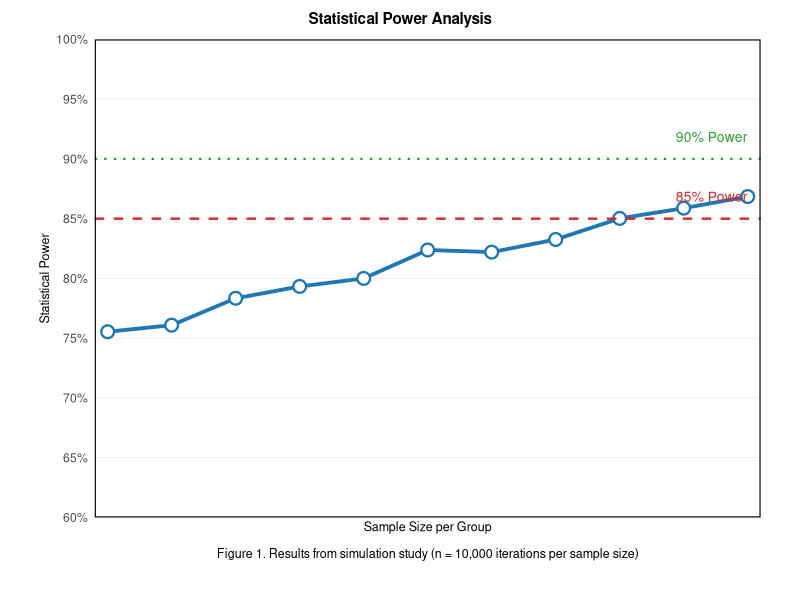

This figure's R source:
## ---- chunk 1
# Create data frames for all effect sizes
data_10 <- data.frame(
  Power = c(0.8, 0.85, 0.9),
  `Sample size per scenario` = c(390, 436, 496),
  `No. of pears per species in 1 scenario` = c(195, 218, 248),
  `No. of trees per species in 1 scenario` = c(7, 7, 8),
  `No. of ecotrons per scenario` = c(3, 3, 3),
  check.names = FALSE  
)

data_15 <- data.frame(
  Power = c(0.8, 0.85, 0.9),
  `Sample size per scenario` = c(175, 195, 222),
  `No. of pears per species in 1 scenario` = c(88, 98, 111),
  `No. of trees per species in 1 scenario` = c(3, 4, 4),
  `No. of ecotrons per scenario` = c(1, 2, 2),
  check.names = FALSE
)

data_20 <- data.frame(
  Power = c(0.8, 0.85, 0.9),
  `Sample size per scenario` = c(100, 111, 126),
  `No. of pears per species in 1 scenario` = c(50, 56, 63),
  `No. of trees per species in 1 scenario` = c(2, 2, 2),
  `No. of ecotrons per scenario` = c(1, 1, 1),
  check.names = FALSE
)

# Transpose and combine all data
transposed_10 <- t(data_10[-1])  # Remove Power column
transposed_15 <- t(data_15[-1])
transposed_20 <- t(data_20[-1])
combined_data <- cbind(transposed_10, transposed_15, transposed_20)

# Clean row names by removing dots
rownames(combined_data) <- gsub("\\.", " ", rownames(combined_data))

# Set column names (Power levels repeated for each effect size)
colnames(combined_data) <- rep(c("0.8", "0.85", "0.9"), 3)

# Create LaTeX table with proper row name formatting
library(kableExtra)

kable(combined_data, format = "latex", booktabs = TRUE,
      caption = "Number of trees and ecotrons per scenario",
      align = "c",
      row.names = TRUE,
      escape = FALSE) %>%  # Important for special LaTeX characters
  add_header_above(c(" " = 1, 
                   "Effect size = 10" = 3, 
                   "Effect size = 15" = 3,
                   "Effect size = 20" = 3),
                 bold = TRUE) %>%
  kable_styling(latex_options = c("hold_position", "scale_down"),
                font_size = 9,
                full_width = FALSE) %>%
  row_spec(0, bold = TRUE) %>%
  column_spec(1, bold = TRUE, width = "5cm") %>%  # Wider first column
  column_spec(2:10, width = "1.5cm") %>%  # Adjust other columns
  row_spec(1:nrow(combined_data), extra_css = "white-space: nowrap;")
## ---- chunk 2
# Parameters
Nvec <- seq(350, 450, by = 10)  # Sample sizes to test
n_simulations <- 10000            # Number of simulations per sample size
alpha <- 0.05/6                   # Bonferroni-adjusted alpha
delta <- 10                       # Effect size
sd_pilot <- 36.23                 # Pilot SD
sd_inflated <- sd_pilot * 1.1     # Conservative SD estimate
mean <- 55                        # Pilot mean

# Initialize results vector
sampleSizePower <- numeric(length(Nvec))
names(sampleSizePower) <- Nvec
pval = numeric(n_simulations)

set.seed(1234)  # For reproducibility

for (j in seq_along(Nvec)) {
  N <- Nvec[j]
  significant <- logical(n_simulations)  # Track significant results
  
  for (i in 1:n_simulations) {
    # Generate data
    control <- rnorm(N, mean = 55, sd = sd_inflated)
    tx1 <- rnorm(N, mean = 55 + delta, sd = sd_inflated)
    
    # Two-sided t-tests
    pval[i] <- t.test(control, tx1, mu = 0, alternative = "two.sided")$p.value
    
    significant[i] <- pval[i] < 0.05/6
  }
  
  # Calculate power for this sample size
  sampleSizePower[j] <- mean(significant)
}

## ---- chunk 3
library(ggplot2)
library(cowplot)  # For additonal theme options
plot_data <- data.frame(
  SampleSize = Nvec,
  Power = sampleSizePower
)
# Create the plot with borders and caption
power_plot <- ggplot(plot_data, aes(x = SampleSize, y = Power)) +
  # Main plot elements
  geom_line(color = "#1f77b4", linewidth = 1.3) +
  geom_point(color = "#1f77b4", size = 3.5, shape = 21, fill = "white", stroke = 1.2) +
  
  # Reference lines
  geom_hline(
    yintercept = c(0.85, 0.9),
    linetype = c("dashed", "dotted"),
    color = c("#d62728", "#2ca02c"),
    linewidth = 0.8
  ) +
  
  # Annotations
  annotate(
    "text",
    x = max(Nvec),
    y = c(0.86, 0.91),
    label = c("85% Power", "90% Power"),
    color = c("#d62728", "#2ca02c"),
    hjust = 1,
    vjust = -0.5,
    size = 3.5
  ) +
  
  # Scales
  scale_y_continuous(
    limits = c(0.6, 1.0),
    breaks = seq(0.6, 1.0, 0.05),
    labels = scales::percent_format(accuracy = 1),
    expand = c(0, 0)
  ) +
  scale_x_continuous(
    breaks = seq(120, 300, 20),
    expand = c(0.02, 0.02)
  ) +
  
  # Labels
  labs(
    x = "Sample Size per Group",
    y = "Statistical Power",
    caption = "Figure 1. Results from simulation study (n = 10,000 iterations per sample size)"
  ) +
  
  # Theme customization
  theme_minimal(base_size = 11) +
  theme(
    panel.grid.minor = element_blank(),
    panel.grid.major = element_line(linewidth = 0.2),
    plot.title = element_text(face = "bold", hjust = 0.5, size = 11),
    plot.subtitle = element_text(hjust = 0.5, color = "gray30", size = 9),
    axis.title = element_text(size = 9),
    panel.border = element_rect(colour = "black", fill = NA, linewidth = 0.8),
    plot.caption = element_text(hjust = 0.5, size = 9, margin = margin(t = 10)),
    plot.margin = unit(c(1, 1, 1, 1), "cm")
  )

# Add title and subtitle with proper borders
final_plot <- ggdraw(power_plot) + 
  draw_label("Statistical Power Analysis", 
             x = 0.5, y = 0.97, size = 11, fontface = "bold") 

# Display the plot
final_plot
